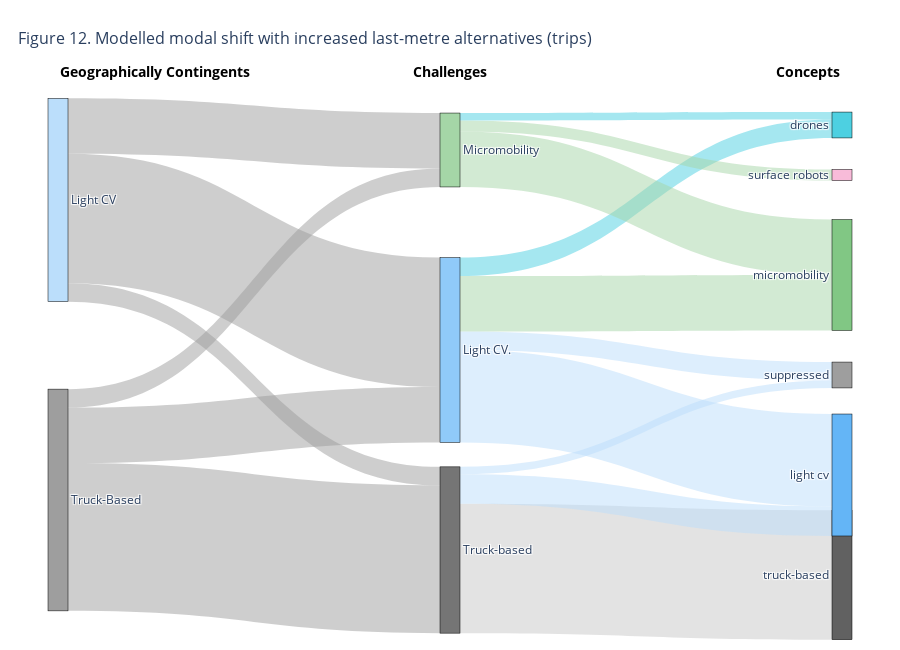

The code cell stored with this chart in its notebook:
### Code cell
import plotly.graph_objects as go
# Remove numpy import as it's not actually needed for this visualization
# import numpy as np

def create_modal_shift_sankey():
    """
    Create a Sankey diagram with custom layer names
    """
    
    # Define nodes with custom layer structure
    node_labels = [
        # First layer: Geographically Contingents (left side)
        "Truck-Based",
        "Light CV", 
        
        # Second layer: Challenges (middle)
        "Truck-based",
        "Light CV.",
        "Micromobility",
        
        # Third layer: Concepts (right side)
        "truck-based",
        "light cv",
        "suppressed", 
        "micromobility",
        "surface robots",
        "drones"
    ]
    
    # Define node colors
    node_colors = [
        # Source nodes
        "#9E9E9E",  # Truck-Based (gray)
        "#BBDEFB",  # Light CV (light blue)
        
        # Intermediate nodes  
        "#757575",  # Truck-based (dark gray)
        "#90CAF9",  # Light CV. (blue)
        "#A5D6A7",  # Micromobility (green)
        
        # Target nodes
        "#616161",  # truck-based (dark gray)
        "#64B5F6",  # light cv (blue)
        "#9E9E9E",  # suppressed (gray)
        "#81C784",  # micromobility (green)
        "#F8BBD9",  # surface robots (pink)
        "#4DD0E1"   # drones (cyan)
    ]
    
    # Define flows (source, target, value)
    # Format: [source_index, target_index, flow_value]
    flows = [
        # From Truck-Based (0) to intermediate
        [0, 2, 40],  # to Truck-based
        [0, 3, 15],  # to Light CV.
        [0, 4, 5],   # to Micromobility
        
        # From Light CV (1) to intermediate  
        [1, 2, 5],   # to Truck-based
        [1, 3, 35],  # to Light CV.
        [1, 4, 15],  # to Micromobility
        
        # From intermediate to final destinations
        # From Truck-based (2)
        [2, 5, 35],  # to truck-based
        [2, 6, 8],   # to light cv
        [2, 7, 2],   # to suppressed
        
        # From Light CV. (3)
        [3, 6, 25],  # to light cv
        [3, 7, 5],   # to suppressed
        [3, 8, 15],  # to micromobility
        [3, 10, 5],  # to drones
        
        # From Micromobility (4)
        [4, 8, 15],  # to micromobility
        [4, 9, 3],   # to surface robots
        [4, 10, 2],  # to drones
    ]
    
    # Create the Sankey diagram with layer annotations
    fig = go.Figure(data=[go.Sankey(
        node = dict(
            pad = 15,
            thickness = 20,
            line = dict(color = "black", width = 0.5),
            label = node_labels,
            color = node_colors,
            x = [0.01, 0.01,  # Geographically Contingents layer
                 0.5, 0.5, 0.5,  # Challenges layer
                 0.99, 0.99, 0.99, 0.99, 0.99, 0.99],  # Concepts layer
            y = [0.8, 0.2,  # Geographically Contingents positions
                 0.9, 0.5, 0.1,  # Challenges positions
                 0.95, 0.75, 0.55, 0.35, 0.15, 0.05]  # Concepts positions
        ),
        link = dict(
            source = [flow[0] for flow in flows],
            target = [flow[1] for flow in flows], 
            value = [flow[2] for flow in flows],
            color = ["rgba(158,158,158,0.5)" if flow[0] < 2 else 
                    "rgba(187,222,251,0.5)" if flow[1] in [6,7] else
                    "rgba(165,214,167,0.5)" if flow[1] in [8,9] else  
                    "rgba(77,208,225,0.5)" if flow[1] == 10 else
                    "rgba(200,200,200,0.5)" for flow in flows]
        )
    )])

    fig.update_layout(
        title={
            'text': "Figure 12. Modelled modal shift with increased last-metre alternatives (trips)",
            'x': 0.02,
            'y': 0.95,
            'xanchor': 'left',
            'font': {'size': 16}
        },
        font_size=12,
        width=900,
        height=650,  # Increased height to accommodate layer labels
        margin=dict(l=50, r=50, t=100, b=50),  # Increased top margin for labels
        annotations=[
            # Layer labels
            dict(x=0.01, y=1.08, text="<b>Geographically Contingents</b>", 
                 showarrow=False, font=dict(size=14, color="black"), 
                 xanchor="left", xref="paper", yref="paper"),
            dict(x=0.5, y=1.08, text="<b>Challenges</b>", 
                 showarrow=False, font=dict(size=14, color="black"), 
                 xanchor="center", xref="paper", yref="paper"),
            dict(x=0.99, y=1.08, text="<b>Concepts</b>", 
                 showarrow=False, font=dict(size=14, color="black"), 
                 xanchor="right", xref="paper", yref="paper")
        ]
    )
    
    return fig

# Create and display the diagram
fig = create_modal_shift_sankey()
fig.show()

### Figure 1 — Plotly figure (JSON) as saved in the notebook; plotly's stock layout.template omitted (floating-point values rounded to 4 significant figures)
{"data": [{"link": {"color": ["rgba(158,158,158,0.5)", "rgba(158,158,158,0.5)", "rgba(158,158,158,0.5)", "rgba(158,158,158,0.5)", "rgba(158,158,158,0.5)", "rgba(158,158,158,0.5)", "rgba(200,200,200,0.5)", "rgba(187,222,251,0.5)", "rgba(187,222,251,0.5)", "rgba(187,222,251,0.5)", "rgba(187,222,251,0.5)", "rgba(165,214,167,0.5)", "rgba(77,208,225,0.5)", "rgba(165,214,167,0.5)", "rgba(165,214,167,0.5)", "rgba(77,208,225,0.5)"], "source": [0, 0, 0, 1, 1, 1, 2, 2, 2, 3, 3, 3, 3, 4, 4, 4], "target": [2, 3, 4, 2, 3, 4, 5, 6, 7, 6, 7, 8, 10, 8, 9, 10], "value": [40, 15, 5, 5, 35, 15, 35, 8, 2, 25, 5, 15, 5, 15, 3, 2]}, "node": {"color": ["#9E9E9E", "#BBDEFB", "#757575", "#90CAF9", "#A5D6A7", "#616161", "#64B5F6", "#9E9E9E", "#81C784", "#F8BBD9", "#4DD0E1"], "label": ["Truck-Based", "Light CV", "Truck-based", "Light CV.", "Micromobility", "truck-based", "light cv", "suppressed", "micromobility", "surface robots", "drones"], "line": {"color": "black", "width": 0.5}, "pad": 15, "thickness": 20, "x": [0.01, 0.01, 0.5, 0.5, 0.5, 0.99, 0.99, 0.99, 0.99, 0.99, 0.99], "y": [0.8, 0.2, 0.9, 0.5, 0.1, 0.95, 0.75, 0.55, 0.35, 0.15, 0.05]}, "type": "sankey"}], "layout": {"annotations": [{"font": {"color": "black", "size": 14}, "showarrow": false, "text": "<b>Geographically Contingents</b>", "x": 0.01, "xanchor": "left", "xref": "paper", "y": 1.08, "yref": "paper"}, {"font": {"color": "black", "size": 14}, "showarrow": false, "text": "<b>Challenges</b>", "x": 0.5, "xanchor": "center", "xref": "paper", "y": 1.08, "yref": "paper"}, {"font": {"color": "black", "size": 14}, "showarrow": false, "text": "<b>Concepts</b>", "x": 0.99, "xanchor": "right", "xref": "paper", "y": 1.08, "yref": "paper"}], "font": {"size": 12}, "height": 650, "margin": {"b": 50, "l": 50, "r": 50, "t": 100}, "title": {"font": {"size": 16}, "text": "Figure 12. Modelled modal shift with increased last-metre alternatives (trips)", "x": 0.02, "xanchor": "left", "y": 0.95}, "width": 900}}
